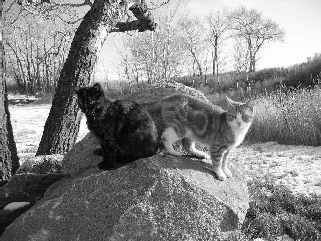
%> input picture two_cats.jpg, 321 x 241 px
$ octave --eval "result = twocats;"   (GNU Octave 9; MATLAB toolbox functions it lacks are replaced by stand-ins)
%> lines starting %> are read from the running program, lines starting %| are printed output that depends on the picture; in (x1, y1, x2, y2) boxes, pixels count from 0 and x2, y2 are one past the last pixel; in counts of white or black regions, pixels touching at a corner belong together; the program's own positions count from 1
function plot= twocats()
%This function uses sobel filter to find horizontal and vertical edges
% It does in both frequency domain as well in spatial domain.
% It converts freq domain output to spatial via inverse FFT.

% Read image and take it on gray scal
I=imread('two_cats.jpg');
%> I is the input picture: size 241x321 uint8; min 0, max 255, mean 133.2

% Dimensions of image
[row,col]=size(I);
%> row = 241; col = 321

subplot(2,2,1),imshow(I)
title('1:Original Image');

% Generate horizontal edge using sobel filter
h = fspecial('sobel');
% Apply filter to get horizontal edges
Jh = imfilter(I,h);
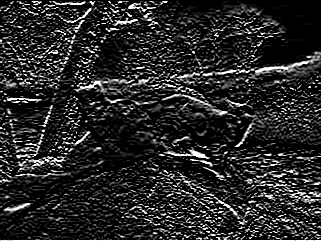
%> Jh: size 241x321 uint8; min 0, max 255, mean 41
subplot(2,2,2),imshow(Jh)
title('1:Horizontal');

% Invert kernel to detect vertical edges
v = h';
% Apply filter to get vertical edges
Jv = imfilter(I,v);
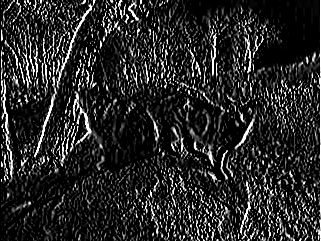
%> Jv: size 241x321 uint8; min 0, max 255, mean 40
subplot(2,2,3),imshow(Jv)
title('1:Vertical');

% Get both the edges by adding the results
J=Jv+Jh;
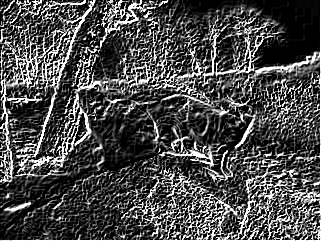
%> J: size 241x321 uint8; min 0, max 255, mean 75.7
subplot(2,2,4),imshow(J)
title('1:Add');

% Padding
PQ=2*size(I)
%> PQ = [482 642]

% Fast fourier transform to get filters and image in freq domain
fv=fft2(v,PQ(1),PQ(2));
fh=fft2(h,PQ(1),PQ(2));
fI=fft2(I,PQ(1),PQ(2));

% Multiplication operation in freq domain to get filtered images
Jfh=fI .* fh;
Jfv=fI .* fv;
%figure,imshow(Jfh);
%figure,imshow(Jfv);

% Apply inverse fourier transform to get filtered images in spatial domain
Jh=ifft2(Jfh);
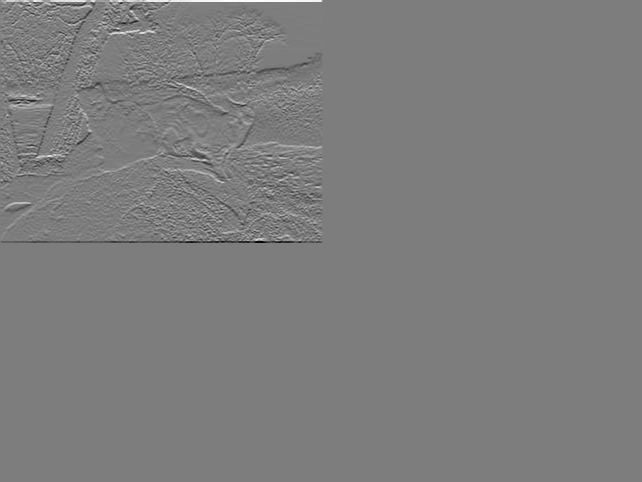
%> Jh: size 482x642 double; min -973, max 1000, mean 0; drawn with min black and max white
Jv=ifft2(Jfv);
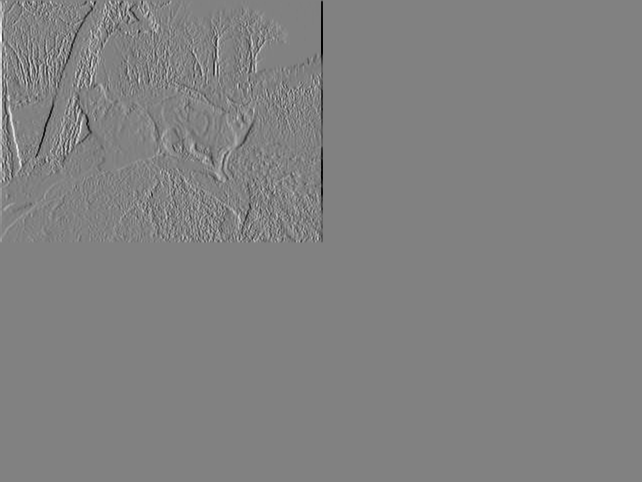
%> Jv: size 482x642 double; min -1015, max 980, mean 0; drawn with min black and max white
figure,imshow(Jh);
%> after `imshow(Jh)`:
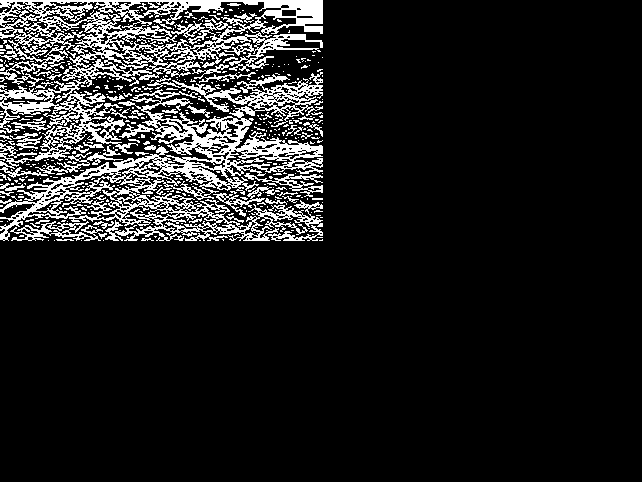
%> displayed picture: size 482x642, on the screen's scale of 0 to 255; 12.1% white in thin lines or dots, all inside (x1, y1, x2, y2) = (0, 0, 323, 241)
figure,imshow(Jv);
%> after `imshow(Jv)`:
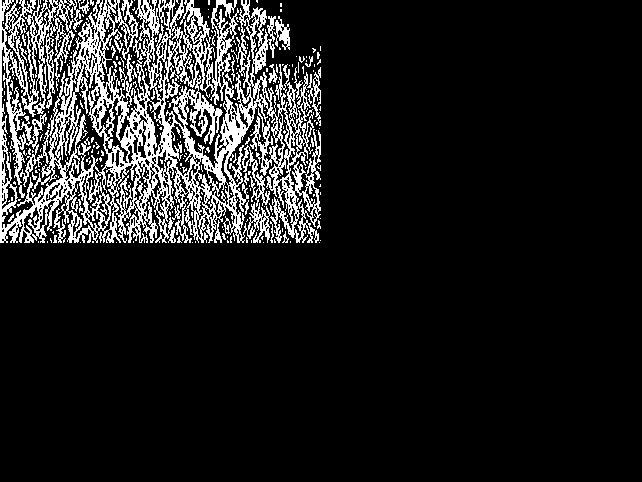
%> displayed picture: size 482x642, on the screen's scale of 0 to 255; 12.4% white in thin lines or dots, all inside (x1, y1, x2, y2) = (0, 0, 321, 243)

% Add both results to get result in spatial domain
J=Jh+Jv;
%> J: size 482x642 double
% Convert matrix to grayscale image
J=mat2gray(J);
figure,imshow(J);
%> (the run ends here)

$ run again, with Seed1.JPG copied over two_cats.jpg
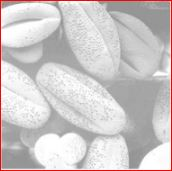
%> input picture Seed1.JPG, 172 x 171 px
%> in twocats, I is the input picture: size 171x172x3 uint8; mean R, G, B 205.4, 200.5, 200.5
%> in twocats, `Jv=ifft2(Jfv);`:
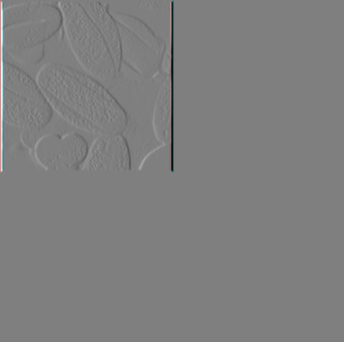
%> Jv: size 342x344x3 double; mean R, G, B 0, 0, 0; mean of the top-left, top-right, bottom-left and bottom-right quarters 7, -7, 0, 0; drawn with min black and max white
%> in twocats, `imshow(Jv)`:
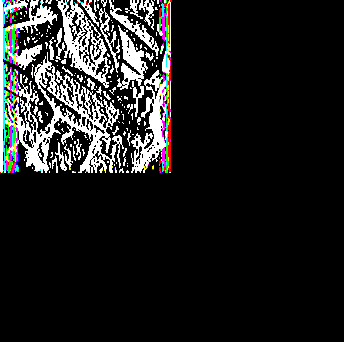
%> displayed picture: size 342x344x3, on the screen's scale of 0 to 255; mean R, G, B 31.2, 31.6, 31.5

$ run again, with face.jpg copied over two_cats.jpg
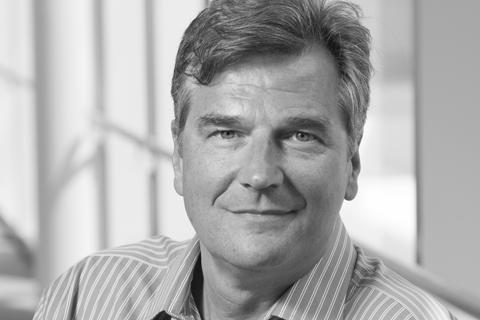
%> input picture face.jpg, 480 x 320 px
%> in twocats, I is the input picture: size 320x480 uint8; min 4, max 255, mean 173.4
%> in twocats, `imshow(Jh)`:
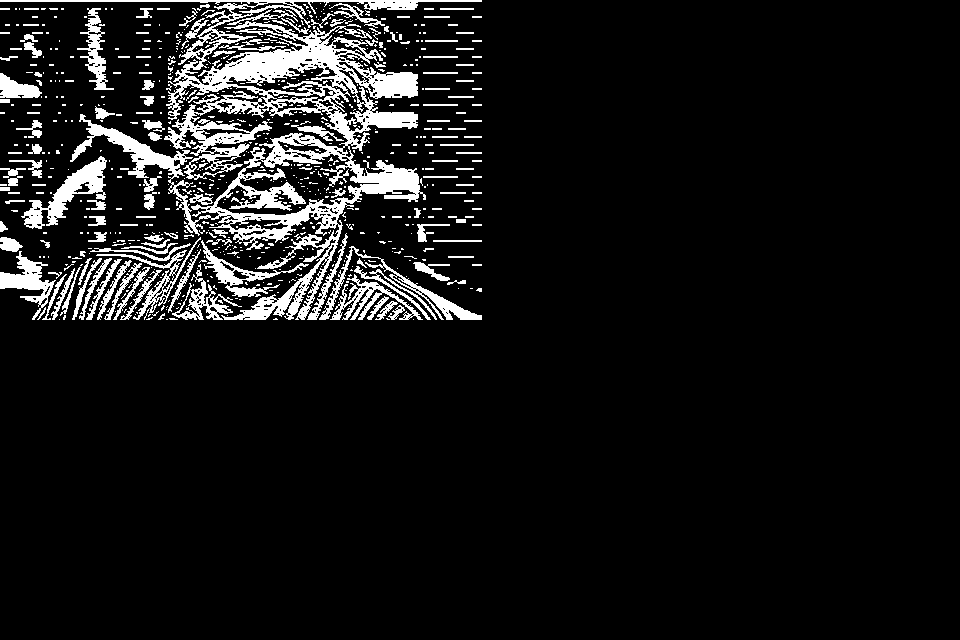
%> displayed picture: size 640x960, on the screen's scale of 0 to 255; 8.8% white; 719 white regions (553 under 20 px), largest, box (x1, y1, x2, y2) and area: (0, 0, 482, 320) 28037, (21, 156, 107, 229) 1933, (319, 246, 482, 320) 1420
%> in twocats, `imshow(Jv)`:
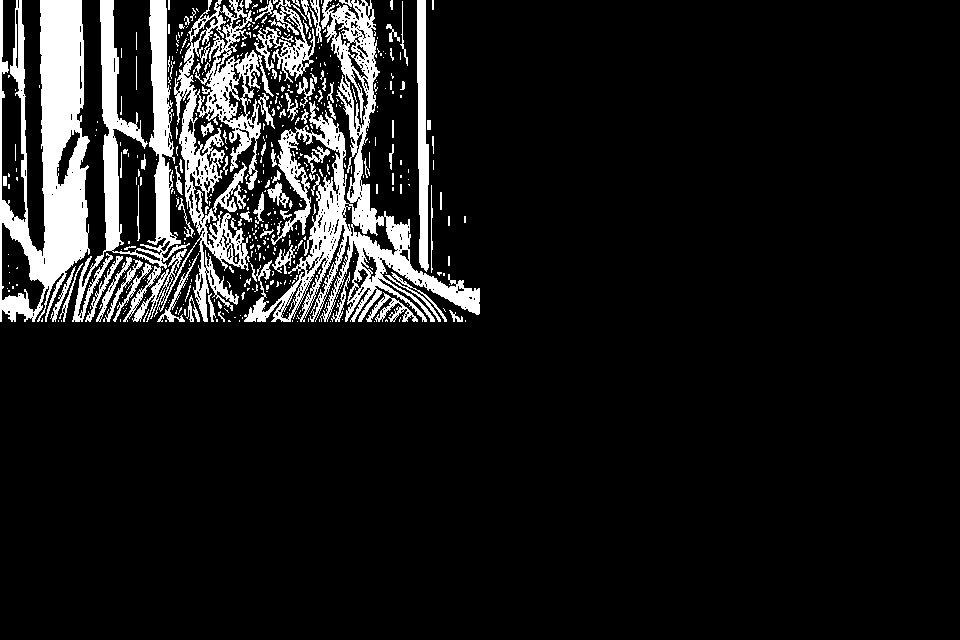
%> displayed picture: size 640x960, on the screen's scale of 0 to 255; 10.7% white; 497 white regions (397 under 20 px), largest, box (x1, y1, x2, y2) and area: (244, 0, 480, 322) 16452, (0, 0, 90, 322) 15232, (132, 0, 274, 322) 10485
